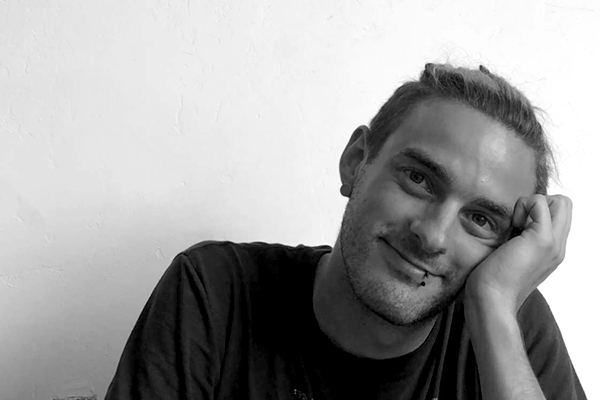
#> input picture Total Variation Denoising - Fall 2018/Bas.png, 600 x 400 px
$ python 'TVL1 Dual.py'   (older library calls are emulated)
#> lines starting #> are read from the running program, lines starting #| are printed output that depends on the picture
# -*- coding: utf-8 -*-
"""
Created on Sun Dec  9 15:25:05 2018

@author: bazzz
"""

import numpy as np
import scipy as sp
from math import sqrt
import matplotlib.pyplot as plt
from scipy.misc import face
import time
from imageio import imread, imsave


# [5 lines of commented-out code are left out]
Z = imread('Bas.png')[:,:,0]/255
#> Z: shape (400, 600) float64; min 0, max 1, mean 0.626
imgName = 'Bas'


np.random.seed(3929)
def imgNoise(A):
    Anew = A+ 0.1 * np.random.normal(size=A.shape)
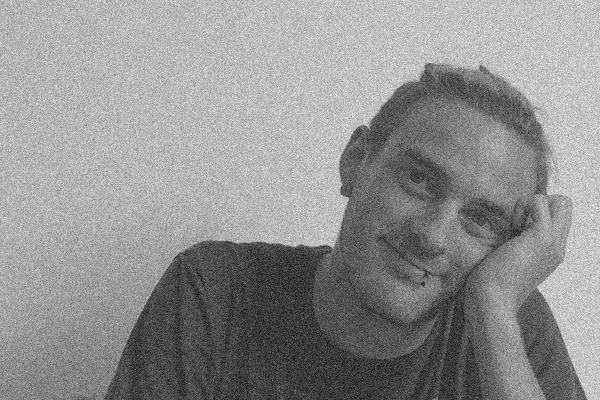
#> Anew: shape (400, 600) float64; min -0.427, max 1.42, mean 0.627; drawn with min black and max white
    return Anew

def nabla(A):
    h,w = A.shape
#> h = 400; w = 600
    dA = np.zeros([h,w,2])
    #dA_x = A(x+1,y) - A(x,y) (Border = 0)
    dA[:-1,:,1] = A[1:,:] - A[:-1,:]
    #dA_y = A(x,y+1) - A(x,y) (Border = 0)
    dA[:,:-1,0] = A[:,1:] - A[:,:-1]
    return dA

def nablaT(G):
    h,w = G.shape[:2]
    I = np.zeros((h,w),G.dtype)
    I[:,:-1] -= G[:,:-1,0]
    I[:,1:] += G[:,:-1,0]
    I[:-1] -= G[:-1,:,1]
    I[1:] += G[:-1,:,1]
    return I


def anorm(x):
    return np.sqrt((x*x).sum(-1))

def TVL1Norm(X, Orig, clambda):
    TV = anorm(nabla(X)).sum()
    Edata = (np.abs(X-Orig)).sum()
    return clambda*TV + Edata


def project_nd(P, r):
    nP = np.maximum(1.0, anorm(P)/r)
    return P / nP[...,np.newaxis]

def shrink_1d(X, F, step):
    return X + np.clip(F - X, -step, step)

# setting step sizes and other params
L2 = 8.0                #gradient norm
tau = 0.02              #Step size
sigma = 1.0 / (L2*tau)  #Step size
clambda = 1         #Determines how intense the denoising is
iter_n = 101

X = imgNoise(Z)
Y = np.copy(X)
P = nabla(Y)
clock1 = time.clock()

for i in range(0,iter_n):
    P = project_nd( P + sigma*nabla(Y), 1.0 )
    Y = shrink_1d(Y - tau*nablaT(P), X, clambda*tau)
#> this loop made 101 passes
#> pass 1, in project_nd, `nP = np.maximum(1.0, anorm(P)/r)`:
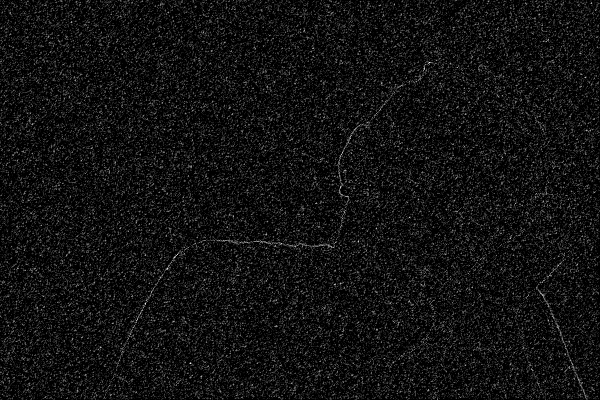
#> nP: shape (400, 600) float64; min 1, max 7.25, mean 1.43; drawn with min black and max white
#> pass 2, in project_nd (call 2), `nP = np.maximum(1.0, anorm(P)/r)`:
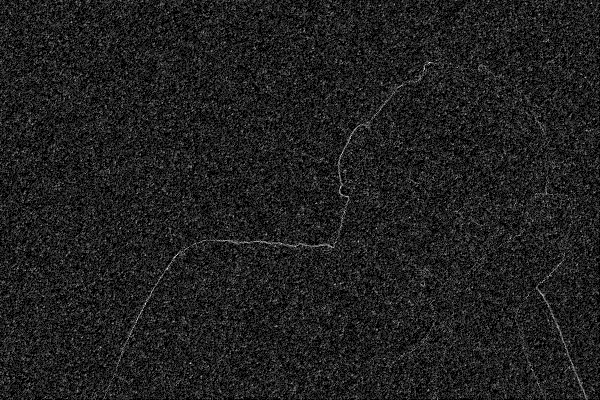
#> nP: shape (400, 600) float64; min 1, max 7.02, mean 1.75; drawn with min black and max white

clock2 = time.clock()

print(clock2-clock1)

plt.gray()
plt.imshow(Z)
imsave('.\TVL1Dual\ Orig'+imgName+'.png',Z)
plt.show()


plt.gray()
plt.imshow(X)
imsave('.\TVL1Dual\ Noisy'+imgName+'.png',X)
plt.show()

plt.gray()
plt.imshow(Y)
imsave('.\TVL1Dual\ Denoi'+imgName+'.png',Y)
plt.show()

$ run again, with Total Variation Denoising - Fall 2018/Rain.jpg saved as Total Variation Denoising - Fall 2018/Bas.png
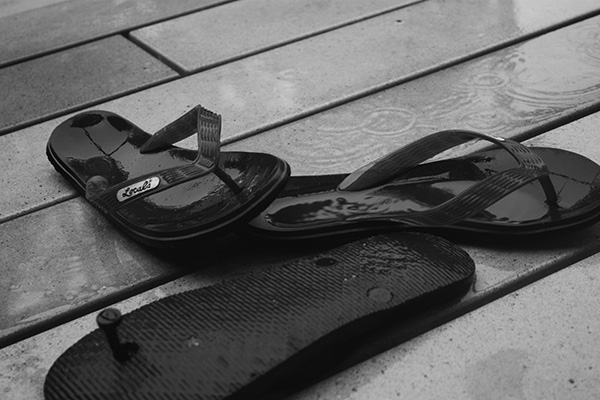
#> input picture Total Variation Denoising - Fall 2018/Rain.jpg, 600 x 400 px
#> the loop `for i in range(0,iter_n):` made 101 passes
#> pass 1, in project_nd, `nP = np.maximum(1.0, anorm(P)/r)`:
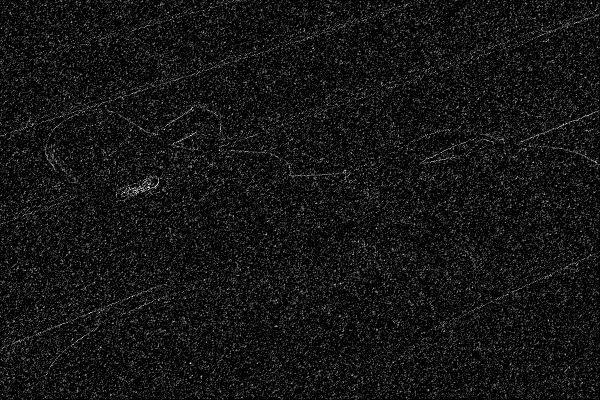
#> nP: shape (400, 600) float64; min 1, max 7.08, mean 1.46; drawn with min black and max white
#> after the loop `for i in range(0,iter_n):`:
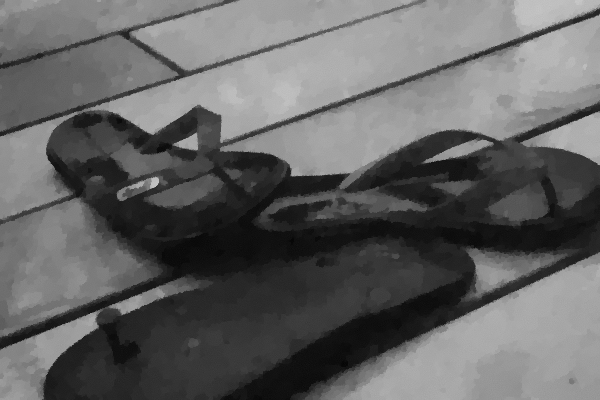
#> Y: shape (400, 600) float64; min 0.0191, max 0.783, mean 0.391
